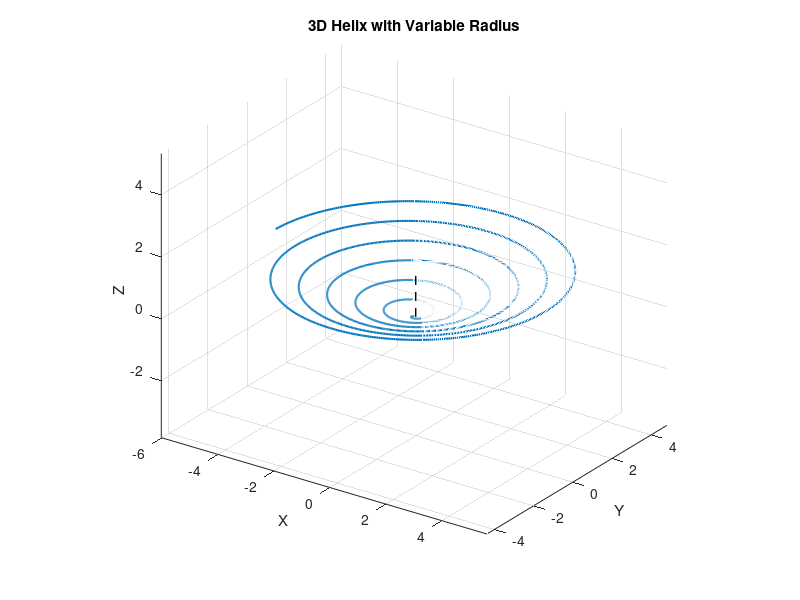

This chart was generated by the following MATLAB code:
function demo_helix3d()
    % -------- Demo parameters --------
    p0     = [0, 0, 0];      % start point
    p1     = [0, 0, 1.5];    % end point
    turns  = 6;              % number of turns
    r0     = 0.02;           % start radius
    r1     = 5;           % end radius (linearly changes to this)
    npts   = 3000;           % sampling points along the curve

    % -------- Generate ----------
    [X,Y,Z] = helix3d(p0, p1, turns, r0, r1, npts);

    % -------- Plot --------------
    figure; hold on; axis equal; grid on;
    plot3(X, Y, Z, 'LineWidth', 1.5);
    plot3([p0(1) p1(1)], [p0(2) p1(2)], [p0(3) p1(3)], 'k--', 'LineWidth', 1); % axis line
    xlabel('X'); ylabel('Y'); zlabel('Z'); title('3D Helix with Variable Radius');
    view(35, 25);
end

function [X,Y,Z] = helix3d(p0, p1, turns, r0, r1, npts)
    % helix3d
    % Inputs:
    %   p0, p1 : 1x3 vectors, start and end points (define helix axis)
    %   turns  : scalar, number of turns
    %   r0,r1  : start/end radius (linear interpolation along axis)
    %   npts   : number of samples along the curve
    % Outputs:
    %   X,Y,Z  : 1xn arrays (curve coordinates)

    % Axis direction and length
    d = p1 - p0;
    L = norm(d);
    if L < 1e-12
        error('Start and end points are too close.');
    end
    u = d / L;  % unit axis

    % Build an orthonormal basis (v1, v2) orthogonal to u
    % Choose a helper vector not parallel to u
    if abs(dot(u, [0 0 1])) < 0.99
        a = [0 0 1];
    else
        a = [0 1 0];
    end
    v1 = cross(u, a); v1 = v1 / norm(v1);
    v2 = cross(u, v1); % already unit-length if u and v1 are

    % Parameter t in [0,1]
    t = linspace(0, 1, npts);

    % Angle and radius along the helix
    theta  = 2*pi*turns*t;           % total turns
    radius = r0 + (r1 - r0)*t;       % linear radius change

    % Centerline along u
    C = p0 + (L*t').*u;              % n x 3

    % Circular offset in the orthogonal plane
    offs = (radius.*cos(theta))'.*v1 + (radius.*sin(theta))'.*v2;  % n x 3

    % Final coordinates
    P = C + offs;
    X = P(:,1).'; Y = P(:,2).'; Z = P(:,3).';
end
